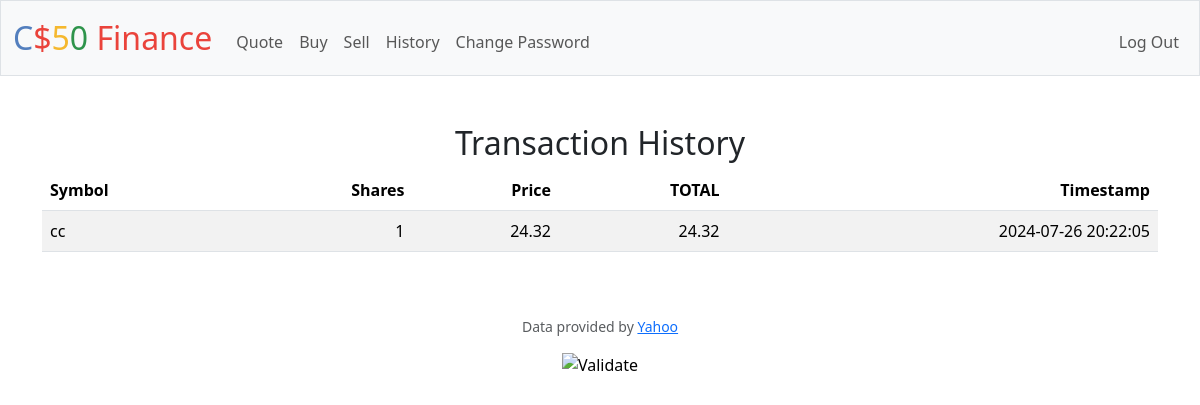
Screenshot of /history (signed in) with the database file from the repository.
### tables this page shows
CREATE TABLE portfolio (
        user_id INTEGER,
        symbol TEXT,
        shares INTEGER,
        price NUMERIC,
        total NUMERIC,
        timestamp TIMESTAMP DEFAULT CURRENT_TIMESTAMP,
        FOREIGN KEY(user_id) REFERENCES users(id)
    );

### app.py (the view)
@app.route("/history")
@login_required
def history():
    user_id = session.get("user_id")
    history = db.execute("SELECT symbol, shares, price, ROUND(total, 2) AS total, timestamp FROM portfolio WHERE user_id = ?", user_id)
    return render_template('history.html', history=history)

### app.py (called while the page is built)
@app.after_request
def after_request(response):
    response.headers["Cache-Control"] = "no-cache, no-store, must-revalidate"
    response.headers["Expires"] = 0
    response.headers["Pragma"] = "no-cache"
    return response

### helpers.py (called while the page is built)
def login_required(f):
    @wraps(f)
    def decorated_function(*args, **kwargs):
        if session.get("user_id") is None:
            return redirect("/login")
        return f(*args, **kwargs)
    return decorated_function

### templates/history.html (shortened to what this page needs)
{% extends "layout.html" %}
{% block main %}
<h2>Transaction History</h2>
<table class="table table-striped">
    <thead>
        <tr>
            <th class="text-start">Symbol</th>
            <th class="text-end">Shares</th>
            <th class="text-end">Price</th>
            <th class="text-end">TOTAL</th>
            <th class="text-end">Timestamp</th>
        </tr>
    </thead>
    <tbody>
        {% for value in history %}
        <tr>
            <td class="text-start">{{ value.symbol }}</td>
            <td class="text-end">{{ value.shares }}</td>
            <td class="text-end">{{ value.price }}</td>
            <td class="text-end">{{  "%.2f"|format(value.total) }}</td>
            <td class="text-end">{{ value.timestamp }}</td>
        </tr>
        {% endfor %}
    </tbody>
</table>
{% endblock %}

### rows the page displays
portfolio: symbol "cc", shares "1", price "24.32", total "24.32", timestamp "2024-07-26 20:22:05"
